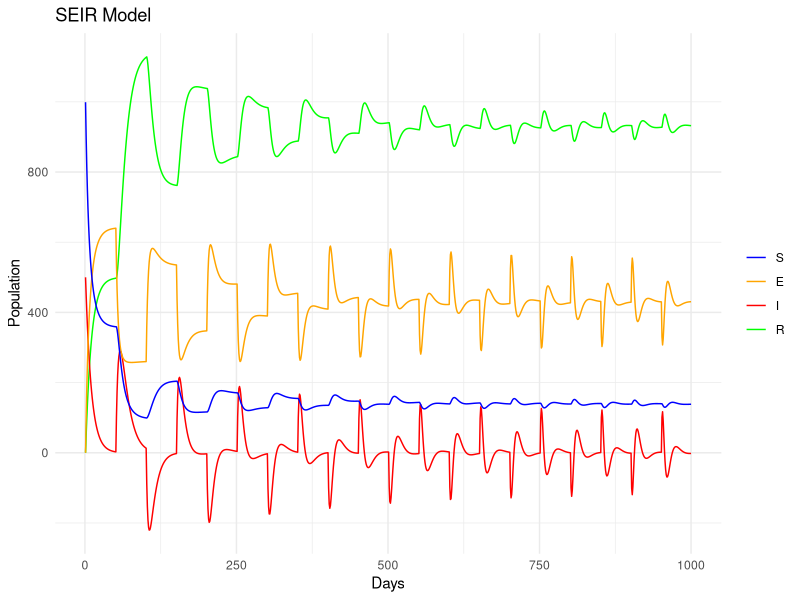
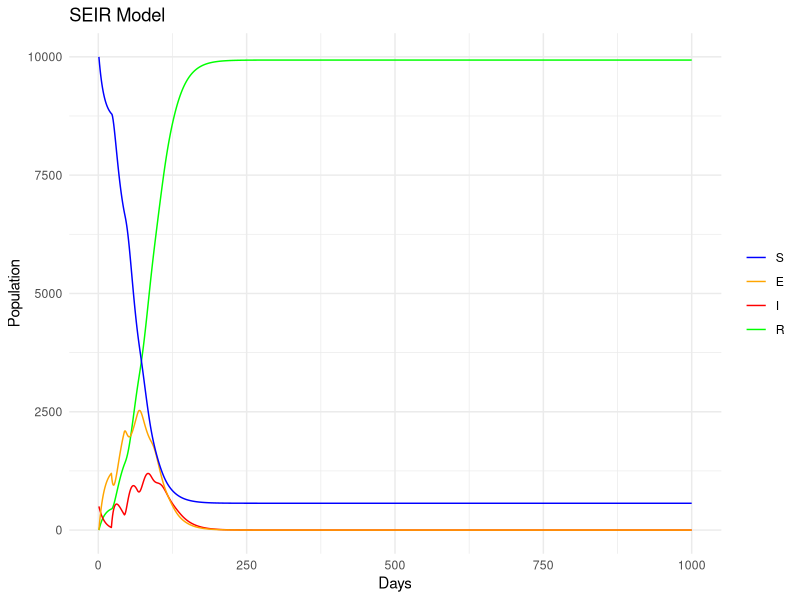
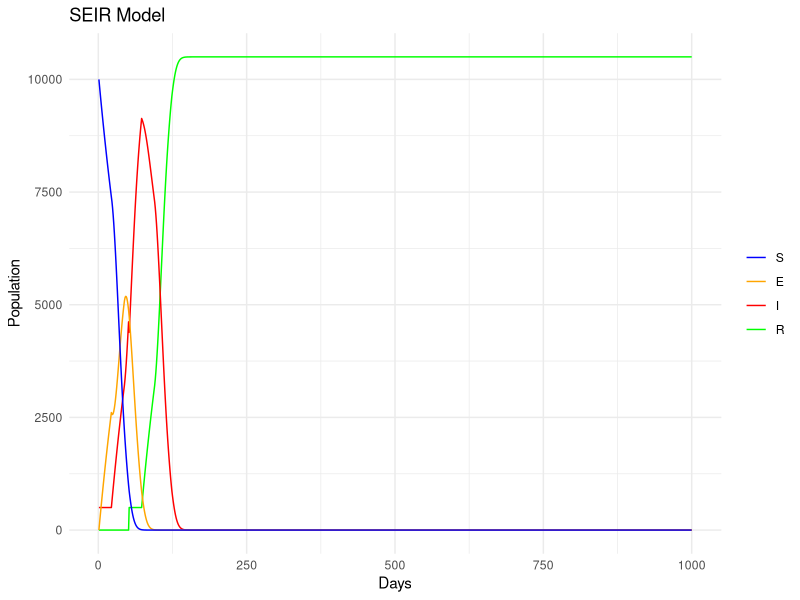

Write the R code that produced these figures, in order.
## ---- chunk 1
knitr::opts_chunk$set(echo = TRUE)
library(tidyverse)
## ---- chunk 2
# SEIR model function
seir_model_lag <- function(S0, E0, I0, R0, beta, sigma, gamma, w, days) {
  N <- S0 + E0 + I0 + R0 # Total population
  dt <- 1 # Time step (in days)
  
  # Initialize vectors to store the compartment sizes over time
  S <- numeric(days)
  E <- numeric(days)
  I <- numeric(days)
  R <- numeric(days)
  # Initialize vectors to store the compartment sizes over time
  dS <- numeric(days)
  dE_history <- numeric(days)
  dI <- numeric(days)
  dR <- numeric(days)
  
  # Set initial values
  S[1] <- S0
  E[1] <- E0
  dE_history[1] <- 0
  I[1] <- I0
  R[1] <- R0
  
  # Time loop
  for(t in 1:(days-1)) {
    dS <- -beta * S[t] * I[t] / N * dt
    if (t <= w) {
      dE <- (beta * S[t] * I[t] / N) * dt
      dI <- (0 - gamma * I[t]) * dt
      dR <- gamma * I[t] * dt
    }
    else {
      dE <- (beta * S[t] * I[t] / N - dE_history[(t-w)]) * dt
      dI <- (dE_history[(t-w)] - gamma * I[t]) * dt
      dR <- gamma * I[t] * dt
    }
    # Update states
    S[t+1] <- S[t] + dS
    E[t+1] <- E[t] + dE
    dE_history[t] <- dE
    I[t+1] <- I[t] + dI
    R[t+1] <- R[t] + dR
  }
  
  # Combine the results into a data frame
  results <- data.frame(day = 1:days, S = S, E = E, I = I, R = R)
  return(results)
}
# Example usage
S0 <- 999
E0 <- 0
I0 <- 500
R0 <- 0
beta <- 0.3
sigma <- 1/5
gamma <- 1/10
w <- 50
days <- 1000

results <- seir_model_lag(S0, E0, I0, R0, beta, sigma, gamma, w, days)

# Transform the data to long format
results_long <- pivot_longer(results, cols = c(S, E, I, R), names_to = "Compartment", values_to = "Count")

# Adjust the Compartment variable to have a specific factor level for correct legend order
results_long$Compartment <- factor(results_long$Compartment, levels = c("R", "I", "E", "S"))

# Plot using ggplot
ggplot(results_long, aes(x = day, y = Count, color = Compartment)) +
  geom_line() +
  scale_color_manual(values = c("S" = "blue", "E" = "orange", "I" = "red", "R" = "green")) +
  labs(x = "Days", y = "Population", title = "SEIR Model") +
  theme_minimal() +
  theme(legend.title = element_blank()) +
  guides(color = guide_legend(reverse = TRUE))
## ---- chunk 3
seir_model_lag_corrected <- function(S0, E0, I0, R0, beta, sigma, gamma, w, days) {
  N <- S0 + E0 + I0 + R0 # Total population
  dt <- 1 # Time step
  
  # Initialize compartments
  S <- numeric(days)
  E <- numeric(days)
  I <- numeric(days)
  R <- numeric(days)
  
  # Initialize change trackers
  newE <- numeric(days)
  
  # Queue to manage the lag for E to I transition
  E_to_I_queue <- rep(0, w + 1)
  
  # Set initial values
  S[1] <- S0
  E[1] <- E0
  I[1] <- I0
  R[1] <- R0
  
  for(t in 1:(days-1)) {
    # Calculate new exposures
    newE[t] <- beta * S[t] * I[t] / N * dt
    
    # Update the queue for transitions from E to I
    if (t >= w + 1) {
      # Move individuals from E to I after lag
      transitionEtoI <- E_to_I_queue[1] # Individuals transitioning today
    } else {
      transitionEtoI <- 0
    }
    
    # Update compartments
    dS <- -newE[t]
    dE <- newE[t] - transitionEtoI
    dI <- transitionEtoI - gamma * I[t] * dt
    dR <- gamma * I[t] * dt
    
    # Apply updates
    S[t+1] <- S[t] + dS
    E[t+1] <- E[t] + dE
    I[t+1] <- I[t] + dI
    R[t+1] <- R[t] + dR
    
    # Update the E_to_I_queue
    E_to_I_queue <- c(E_to_I_queue[-1], newE[t]) # Remove the first element and append the new exposures
    # unique, dengue, kenneth, add backwardsness, multiple Es from diff sources or same source
    # Ensure no negative counts
    # E[t+1] <- max(E[t+1], 0)
    # I[t+1] <- max(I[t+1], 0)
    E[t+1] <- E[t+1]
    I[t+1] <- I[t+1]
  }
  
  # Combine the results into a data frame
  results <- data.frame(day = 1:days, S = S, E = E, I = I, R = R)
  return(results)
}

# Example usage
S0 <- 9999
E0 <- 0
I0 <- 500
R0 <- 0
beta <- 0.3
sigma <- 1/5
gamma <- 1/10
w <- 20
days <- 1000

# Example usage with your parameters
results <- seir_model_lag_corrected(S0, E0, I0, R0, beta, sigma, gamma, w, days)

# Transform the data to long format
results_long <- pivot_longer(results, cols = c(S, E, I, R), names_to = "Compartment", values_to = "Count")

# Adjust the Compartment variable to have a specific factor level for correct legend order
results_long$Compartment <- factor(results_long$Compartment, levels = c("R", "I", "E", "S"))

# Plot using ggplot
ggplot(results_long, aes(x = day, y = Count, color = Compartment)) +
  geom_line() +
  scale_color_manual(values = c("S" = "blue", "E" = "orange", "I" = "red", "R" = "green")) +
  labs(x = "Days", y = "Population", title = "SEIR Model") +
  theme_minimal() +
  theme(legend.title = element_blank()) +
  guides(color = guide_legend(reverse = TRUE))
## ---- chunk 4
seir_model_lag2 <- function(S0, E0, I0, R0, beta, sigma, w, days) {
  N <- S0 + E0 + I0 + R0 # Total population
  dt <- 1 # Time step
  
  # Initialize compartments
  S <- numeric(days)
  E <- numeric(days)
  I <- numeric(days)
  R <- numeric(days)
  
  # Initialize change trackers
  newE <- numeric(days)
  
  # Queue to manage the lag for E to I transition
  E_to_I_queue <- rep(0, w + 1)
  
  # Initialize the I to R queue with the initial infected, I0, appropriately placed
  I_to_R_queue <- rep(0, sigma + 1)
  I_to_R_queue[sigma + 1] <- I0 # Assume all initially infected will recover after sigma days
  
  # Set initial values
  S[1] <- S0
  E[1] <- E0
  I[1] <- I0
  R[1] <- R0
  
  for(t in 1:(days-1)) {
    # Calculate new exposures
    newE[t] <- beta * S[t] * I[t] / N * dt
    
    # Update compartments with transitions
    transitionEtoI <- if(t > w) E_to_I_queue[1] else 0
    transitionItoR <- I_to_R_queue[1]
    
    dS <- -newE[t]
    dE <- newE[t] - transitionEtoI
    dI <- transitionEtoI - transitionItoR
    dR <- transitionItoR
    
    S[t+1] <- S[t] + dS
    E[t+1] <- E[t] + dE
    I[t+1] <- I[t] + dI
    R[t+1] <- R[t] + dR
    
    # Update the queues
    E_to_I_queue <- c(E_to_I_queue[-1], newE[t])
    # Add the newly infected to the end of the I to R queue
    I_to_R_queue <- c(I_to_R_queue[-1], transitionEtoI)
    
    # Ensure no negative counts in compartments
    S[t+1] <- max(S[t+1], 0)
    E[t+1] <- max(E[t+1], 0)
    I[t+1] <- max(I[t+1], 0)
    R[t+1] <- max(R[t+1], 0)
  }
  
  results <- data.frame(day = 1:days, S = S, E = E, I = I, R = R)
  return(results)
}

# Example usage
S0 <- 9999
E0 <- 0
I0 <- 500
R0 <- 0
beta <- 0.3
sigma <- 50
w <- 20
days <- 1000

# Example usage with your parameters
results <- seir_model_lag2(S0, E0, I0, R0, beta, sigma, w, days)

# Transform the data to long format
results_long <- pivot_longer(results, cols = c(S, E, I, R), names_to = "Compartment", values_to = "Count")

# Adjust the Compartment variable to have a specific factor level for correct legend order
results_long$Compartment <- factor(results_long$Compartment, levels = c("R", "I", "E", "S"))

# Plot using ggplot
ggplot(results_long, aes(x = day, y = Count, color = Compartment)) +
  geom_line() +
  scale_color_manual(values = c("S" = "blue", "E" = "orange", "I" = "red", "R" = "green")) +
  labs(x = "Days", y = "Population", title = "SEIR Model") +
  theme_minimal() +
  theme(legend.title = element_blank()) +
  guides(color = guide_legend(reverse = TRUE))
